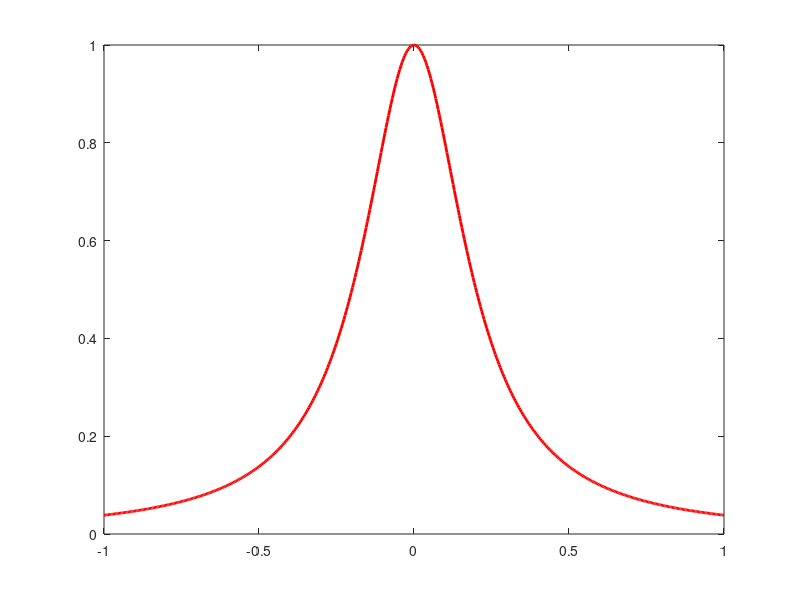

This figure's MATLAB source: (Note: this script raises an error after producing the figure.)
clear
% Number of points
N = 10; 
% Switch for cheb vs evenly spaced
cheb = 1; 

% Runge function
f = @(x) 1./(1+25*x.^2);
x  = linspace(-1,1,500);
y_true = f(x);

plot(x,y_true, 'r', 'linewidth', 2);
hold on;

% Generate Chebyshev nodes
fspace = fundef({'cheb',N+1,-1,1});
nodes = funnode(fspace);

% Evenly spaced nodes
xdata = linspace(-1,1,N+1);

% Generate y values
if cheb
    ydata = f(nodes);
else
    ydata = f(xdata);
end

% Fit to y-values
if cheb
    p = polyfit(nodes,ydata,N);
else
    p = polyfit(xdata,ydata,N);
end
y_fit = polyval(p,x);

% Plot
plot(x,y_fit,'g','linewidth',2);
if cheb
    plot(nodes,ydata,'k.', 'markersize', 30);
else
    plot(xdata,ydata,'k.', 'markersize', 30);
end
